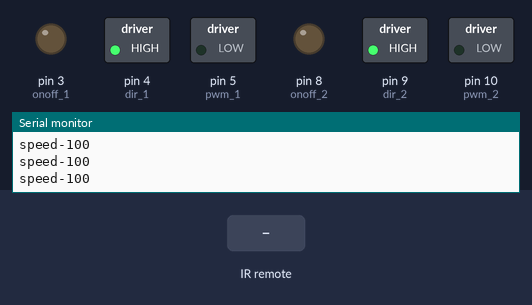
The sketch below on a simulated Arduino Uno, built with avr-gcc and run on an emulated ATmega328P. On the bench: switched loads named in the sketch (green lamp = pin HIGH), output pins drawn as LEDs (lit = HIGH), the last lines printed to the serial monitor. The test bench sets the inputs (shaded band).

Above: at 1.2 s.
1.3 s: infrared code 0xFF18E7 received
At 2.5 s:
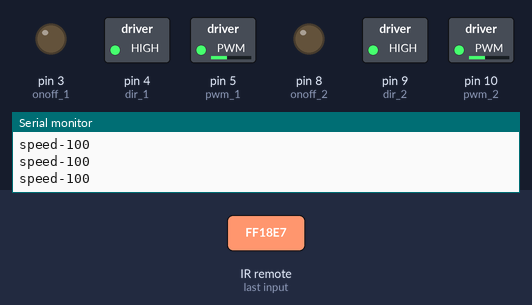
2.8 s: infrared code 0xFFE01F received
At 4.1 s:
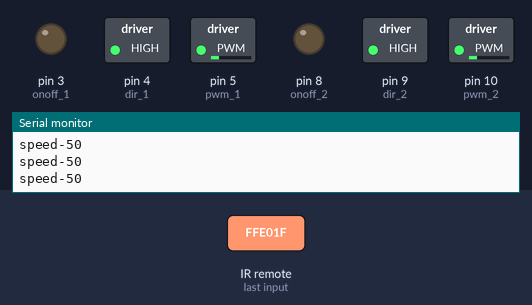
4.8 s: infrared code 0xFFA857 received
At 7.6 s:
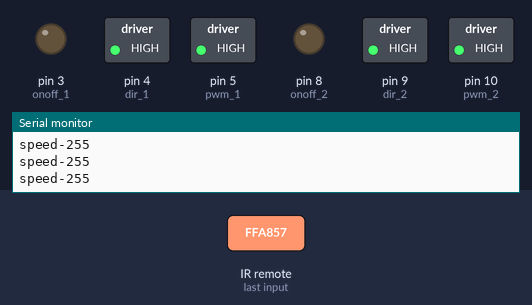
7.8 s: infrared code 0xFF4AB5 received
At 8.8 s:
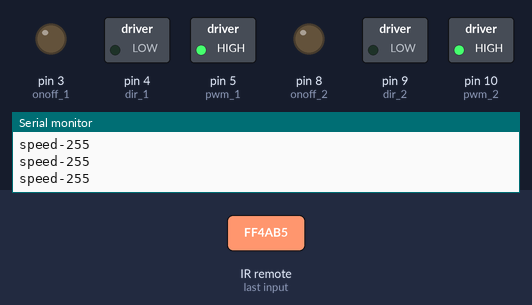
9.3 s: infrared code 0xFF5AA5 received
At 9.7 s:
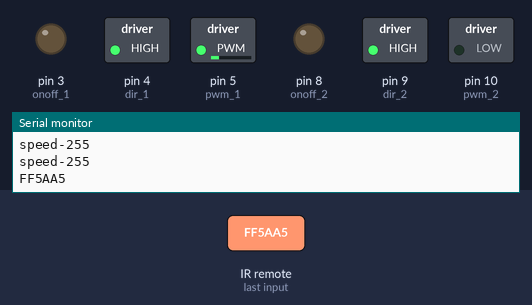
10.8 s: infrared code 0xFF10EF received
At 12.0 s:
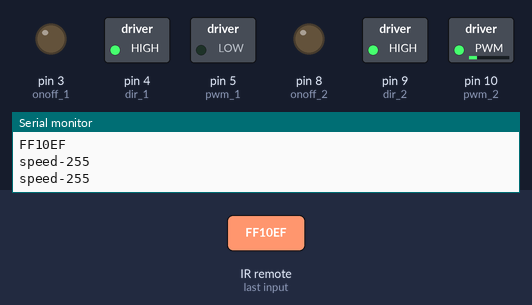
Timing chart, 0 to 13.3 s (numbered marks = the images above; inputs shaded):
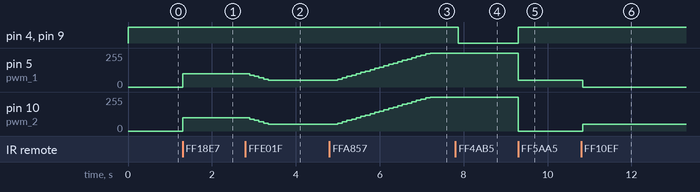

Measured:
- after the input at 1.3 s, pin 5 (pwm_1), pin 10 (pwm_2): 0/255 → 100/255 at once
- after the input at 2.8 s, pin 5 (pwm_1), pin 10 (pwm_2): moves from 100/255 to 50/255 over 0.44 s, starting after 0.10 s
- after the input at 4.8 s, pin 5 (pwm_1), pin 10 (pwm_2): moves from 50/255 to 255/255 over 2.2 s, starting after 0.20 s
- after the input at 7.8 s, pin 4 (dir_1), pin 9 (dir_2): HIGH → LOW after 0.08 s
- after the input at 9.3 s, pin 4 (dir_1), pin 9 (dir_2): LOW → HIGH at once; pin 5 (pwm_1): 255/255 → 50/255 at once; pin 10 (pwm_2): 255/255 → 0/255 at once
- after the input at 10.8 s, pin 5 (pwm_1): 50/255 → 0/255 at once; pin 10 (pwm_2): 0/255 → 50/255 at once

The sketch:

motor.ino
```cpp
#include <IRremote.h>

int RECV_pin = 11;
IRrecv irrecv(RECV_pin);
decode_results results;

int onoff_1 = 3, dir_1 = 4, pwm_1 = 5;
int onoff_2 = 8, dir_2 = 9, pwm_2 = 10;

int RC_speed = 100;
int state = 0;
// 0-stop
// 1-front
// 2-back
// 3-left
// 4-right

void setup()
{
  pinMode(onoff_1, OUTPUT);
  pinMode(dir_1, OUTPUT);
  pinMode(pwm_1, OUTPUT);
  pinMode(onoff_2, OUTPUT);
  pinMode(dir_2, OUTPUT);
  pinMode(pwm_2, OUTPUT);

  Serial.begin(9600);
  irrecv.enableIRIn();
}

void loop()
{
  if (irrecv.decode(&results))
  {
    Serial.println(results.value, HEX);
    irrecv.resume(); // Receive the next value
  }
  if (results.value == 0xFFE01F) { // -
    RC_speed -= 10;
    delay(100);
  }
  else if (results.value == 0xFFA857) { // +
    RC_speed += 10;
    delay(100);
  }
  else if (results.value == 0xFF38C7) state = 0; // 5 - stop
  else if (results.value == 0xFF18E7) state = 1; // 2 - front
  else if (results.value == 0xFF4AB5) state = 2; // 8 - back
  else if (results.value == 0xFF10EF) state = 3; // 4 - left
  else if (results.value == 0xFF5AA5) state = 4; // 6 - right

  if (RC_speed > 255) RC_speed = 255;
  else if (RC_speed < 50) RC_speed = 50;

  digitalWrite(onoff_1, LOW); // enable
  digitalWrite(onoff_2, LOW);
  if (state == 2) // back
  {
    digitalWrite(dir_1, LOW);
    digitalWrite(dir_2, LOW);
  }
  else
  {
    digitalWrite(dir_1, HIGH);
    digitalWrite(dir_2, HIGH);
  }
  if (state == 0)
  {
    analogWrite(pwm_1, 0);
    analogWrite(pwm_2, 0);
  }
  else if (state == 3)
  {
    analogWrite(pwm_1, 0);
    analogWrite(pwm_2, 50);
    delay(500);
    state = 1;
  }
  else if (state == 4)
  {
    analogWrite(pwm_1, 50);
    analogWrite(pwm_2, 0);
    delay(500);
    state = 1;
  }
  else
  {
    analogWrite(pwm_1, RC_speed);
    analogWrite(pwm_2, RC_speed);
  }
  Serial.print("speed-");
  Serial.println(RC_speed);
  delay(10);
}
```
